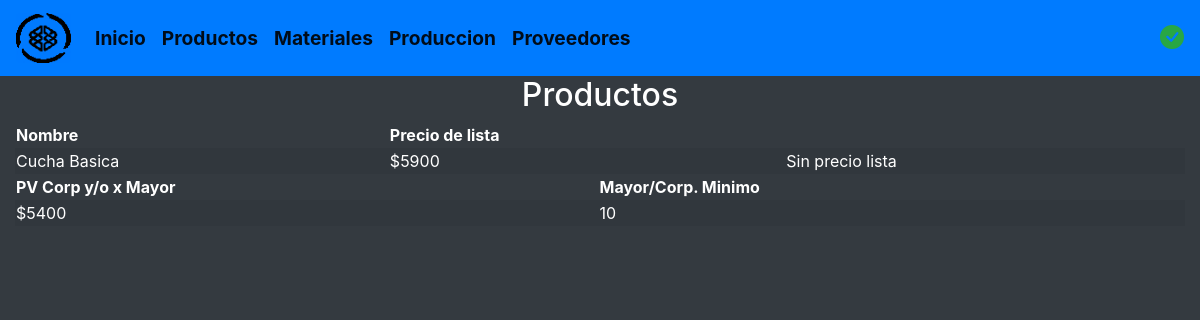
/verprecioproducto.php?id=3, run on the app's committed database.
### tables this page shows
create table productos(
	id_producto int unsigned auto_increment primary key,
	id_tipo_procesado int unsigned,
	id_categoria int unsigned,
	nomproducto varchar(150) not null,
	creada_el TIMESTAMP DEFAULT CURRENT_TIMESTAMP,
  	actualizada_el TIMESTAMP DEFAULT CURRENT_TIMESTAMP,
	foreign key (id_tipo_procesado) references produccion(id_tipo_procesado),
	foreign key (id_categoria) references categoria(id_categoria)
);

create table precioslista(
	id_preciol int unsigned auto_increment primary key,
	id_producto int unsigned,
	preciol float(9),
	foreign key (id_producto) references productos(id_producto)
);

create table preciosmayorista(
	id_preciom int unsigned auto_increment primary key,
	id_producto int unsigned,
	id_cantmayorista int unsigned,
	preciom float(9),
	foreign key (id_producto) references productos(id_producto),
	foreign key (id_cantmayorista) references cantmayorista(id_cantmayorista)
);

create table cantmayorista(
	id_cantmayorista int unsigned auto_increment primary key,
	cantidad varchar(15),
	creada_el TIMESTAMP DEFAULT CURRENT_TIMESTAMP,
  	actualizada_el TIMESTAMP DEFAULT CURRENT_TIMESTAMP
);

### verprecioproducto.php (the view)
<!DOCTYPE html>
<html lang="es">
	<?php include "modulos/head.php" ?>
	<body class="bg-dark text-white">
		<?php include "modulos/navheader.php" ?>
		<article class="col">
			<?php
				$id=$_GET['id'];
			?>
			<center><h2>Productos</h2></center>
			<table class="col table-striped">
				<thead>
					<tr>
						<th>Nombre</th>
						<th>Precio de lista</th>
					</tr>
				</thead>
				<tbody>
					<tr>
						<?php
							$leer_sql="SELECT nomproducto FROM productos WHERE id_producto='$id'";
							$gsent = $cnn->prepare($leer_sql);
							$gsent->execute();
							$resultadotes = $gsent->fetchAll();
						    foreach ($resultadotes as $datote):
						?>
						<td><?php echo $datote['nomproducto']; ?></td>
						<?php endforeach; ?>
						<?php
							$leer_sql="SELECT precioslista.id_producto,precioslista.preciol,productos.id_producto FROM precioslista,productos WHERE precioslista.id_producto=productos.id_producto and productos.id_producto='$id'";
							$gsent = $cnn->prepare($leer_sql);
							$gsent->execute();
							$resultadotes1 = $gsent->fetchAll();
						    foreach ($resultadotes1 as $datote1):
						?>
						<td>
							<?php
								if($datote1['preciol']!=0)
								{
									echo "$",$datote1['preciol'];
								}
								else
								{
									echo "Sin precio lista";
								}
							?>
						<td>Sin precio lista</td>
					</tr>
				</tbody>
			</table>
			<table class="col table-striped">
				<thead>
					<tr>
						<th>PV Corp y/o x Mayor</th>
						<th>Mayor/Corp. Minimo</th>
					</tr>
				</thead>
				<tbody>
					<tr>
						<?php
							endforeach;
							$leer_sql="SELECT cantmayorista.id_cantmayorista,cantmayorista.cantidad,productos.id_producto,preciosmayorista.preciom FROM cantmayorista,productos,preciosmayorista WHERE cantmayorista.id_cantmayorista=preciosmayorista.id_cantmayorista AND preciosmayorista.id_producto=productos.id_producto AND productos.id_producto='$id'";
							$gsent = $cnn->prepare($leer_sql);
							$gsent->execute();
							$resultadotes2 = $gsent->fetchAll();
						    foreach ($resultadotes2 as $datote2):
						?>
						<td>$<?php echo $datote2['preciom']; ?></td>
						<td><?php echo $datote2['cantidad']; ?></td>
						<?php endforeach; ?>
					</tr>
				</tbody>
			</table>
		</main>
	</body>
</html>

### data on the page
productos: nomproducto "Cucha Basica"
precioslista: preciol "5900"
preciosmayorista: preciom "5400", id_cantmayorista.cantidad "10"
